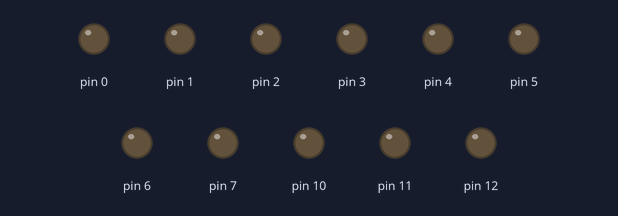
This sketch was run on a simulated Arduino Uno, built with avr-gcc and run on an emulated ATmega328P. Shown: output pins drawn as LEDs (lit = HIGH). Pins used as bus, display or sensor lines are not drawn.

Above: at 0.1 s.
At 1.4 s:
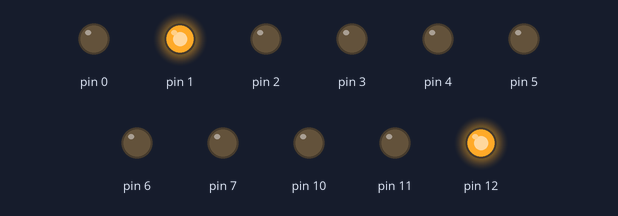
At 11.5 s:
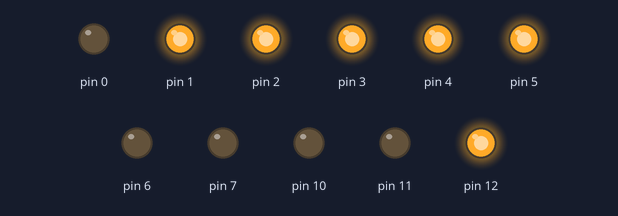
Timing chart, 0 to 13.0 s (numbered marks = the images above):
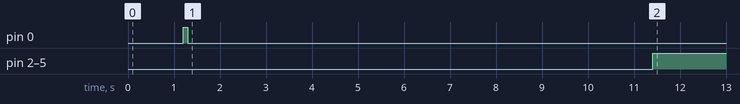

Measured:
- by itself, pin 2–5: LOW → HIGH at 11.4 s

The sketch:

LCD.ino
```cpp
#define RS0 digitalWrite(10,LOW)
#define RS1 digitalWrite(10,HIGH)
#define E0 digitalWrite(9,LOW)
#define E1 digitalWrite(9,HIGH)
#define CS0 digitalWrite(12,LOW)
#define CS1 digitalWrite(12,HIGH)
#define RW0 digitalWrite(11,LOW)
#define RW1 digitalWrite(11,HIGH)
#define LCDATA PORTD
#define _0 false;
#define _1 true;
/////////////////////////////////////////
char text_prog_1[16]={'S','-', ' ',' ',' ', ' ',' ',' ','E','-',' ',' ',' ',' ',' ',' '};
char text_prog_2[16]={'F' ,'s', '-',' ',' ',' ','T','-',' ',' ',' ','P','-',' ',' ',' '};
////////////////////////////////////////////////
//>>>LCD functions>>>//
void LcdWriteCom(char num_lcd,char _data){
  CS0;
  delayMicroseconds(10);
  RS0;
  LCDATA = _data;
  delayMicroseconds(100);
  E1;
  delayMicroseconds(100);
  E0;
  delayMicroseconds(200);
  CS1;
}
void LcdWriteData(char num_lcd,char _data){
  CS0;
  delayMicroseconds(10);
  RS1;
  LCDATA = _data;
  delayMicroseconds(100);
  E1;
  delayMicroseconds(100);
  E0;
  delayMicroseconds(200);
  RS0;
  delayMicroseconds(10);
  CS1;
}
void Print(char num_lcd, char lcd_line,char ch16[16]){
   char i;
 //  LcdWriteCom(num_lcd,0b00000010);delay_ms(2);
   if (lcd_line==1) {
    // 1st line
   LcdWriteCom(num_lcd,0b10000000);delay (2);
   for(i=0;i<8;i++) LcdWriteData(num_lcd,ch16[i]);
   LcdWriteCom(num_lcd,0b10001000);delay (2);
   for(i=8;i<16;i++) LcdWriteData(num_lcd,ch16[i]);}
    // 2nd line
   else  {
   LcdWriteCom(num_lcd,0b11000000);delay (2);
   for(i=0;i<8;i++) LcdWriteData(num_lcd,ch16[i]);
   LcdWriteCom(num_lcd,0b11001000);delay (2);
   for(i=8;i<16;i++) LcdWriteData(num_lcd,ch16[i]); }

}
void LcdWritePattern(char num_lcd,unsigned char addr,char pattern[8]){
   char i;
   LcdWriteCom(num_lcd, 0b01000000+addr);
   for(i=0;i<8;i++) LcdWriteData(num_lcd,pattern[i]);
}
void InitLCDs(void){
   RS0;E0;CS1; //Initial state...
   delay (200);
   LcdWriteCom(0,0b00111000);
   LcdWriteCom(0,0b00001100);
   LcdWriteCom(0,0b00000001);
   delay (100);
   LcdWriteCom(0,0b00000110);
   LcdWriteCom(0,0b00000010);//return home
   delay (100);
}

void RefreshLCD(void){
   Print(1,1, text_prog_1); // enter on LCD
   Print(1,2, text_prog_2);
}

///////////////////////////////////////////////

///////////////////////////////////////////////
void setup() {
  // put your setup code here, to run once:
  delay (1000);
  pinMode(12, OUTPUT);
  pinMode(11, OUTPUT);
  pinMode(10, OUTPUT);
  pinMode(9, OUTPUT);
DDRD = B11111111;
  CS1;
  RW0;

InitLCDs();

//LcdWriteCom(0,0b00111110);  //0x3E self test
}

void loop() {
//delayMicroseconds(100);
//RefreshLCD();
//LCDATA = B11111111;
//delay (1000);
//LCDATA = B00000000;
//InitLCDs();
delay (10000);
LcdWriteCom(0,0b00111110);

}
```
